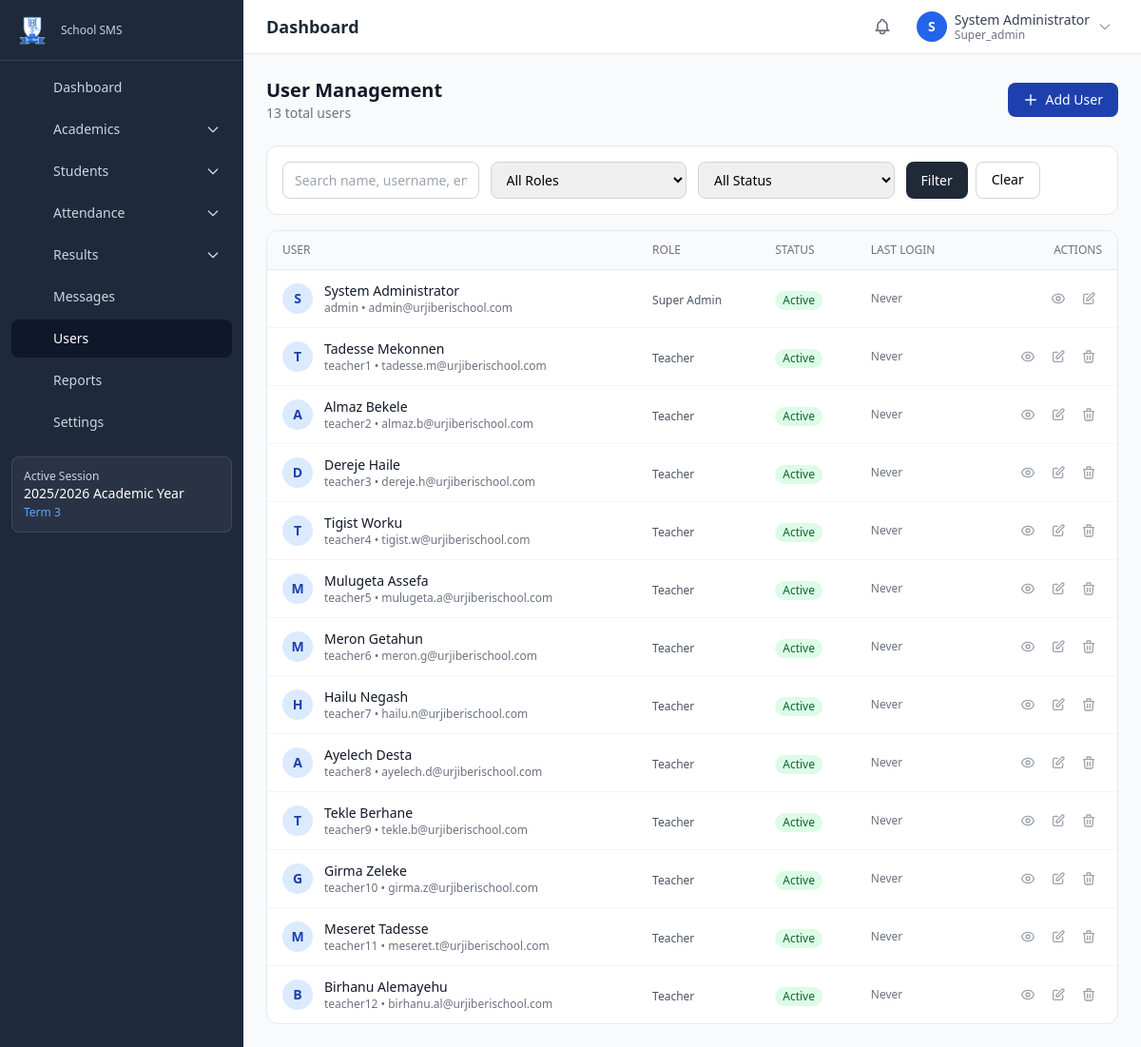
The app's page /users (signed in) with its own data.
### tables this page shows
CREATE TABLE IF NOT EXISTS `academic_sessions` (
    `id` BIGINT UNSIGNED NOT NULL AUTO_INCREMENT,
    `name` VARCHAR(100) NOT NULL,
    `slug` VARCHAR(100) NOT NULL,
    `start_date` DATE NOT NULL,
    `end_date` DATE NOT NULL,
    `is_active` TINYINT(1) NOT NULL DEFAULT 0,
    `created_at` DATETIME NOT NULL DEFAULT CURRENT_TIMESTAMP,
    `updated_at` DATETIME NOT NULL DEFAULT CURRENT_TIMESTAMP ON UPDATE CURRENT_TIMESTAMP,
    PRIMARY KEY (`id`),
    UNIQUE KEY `uk_sessions_slug` (`slug`),
    INDEX `idx_sessions_active` (`is_active`)
);

CREATE TABLE IF NOT EXISTS `terms` (
    `id` BIGINT UNSIGNED NOT NULL AUTO_INCREMENT,
    `session_id` BIGINT UNSIGNED NOT NULL,
    `name` VARCHAR(100) NOT NULL,
    `slug` VARCHAR(100) NOT NULL,
    `start_date` DATE NOT NULL,
    `end_date` DATE NOT NULL,
    `is_active` TINYINT(1) NOT NULL DEFAULT 0,
    `sort_order` INT UNSIGNED NOT NULL DEFAULT 0,
    `created_at` DATETIME NOT NULL DEFAULT CURRENT_TIMESTAMP,
    `updated_at` DATETIME NOT NULL DEFAULT CURRENT_TIMESTAMP ON UPDATE CURRENT_TIMESTAMP,
    PRIMARY KEY (`id`),
    UNIQUE KEY `uk_terms_session_slug` (`session_id`, `slug`),
    INDEX `idx_terms_active` (`is_active`),
    CONSTRAINT `fk_terms_session` FOREIGN KEY (`session_id`) REFERENCES `academic_sessions`(`id`) ON DELETE CASCADE
);

CREATE TABLE IF NOT EXISTS `users` (
    `id` BIGINT UNSIGNED NOT NULL AUTO_INCREMENT,
    `username` VARCHAR(100) NOT NULL,
    `email` VARCHAR(255) NOT NULL,
    `password_hash` VARCHAR(255) NOT NULL,
    `full_name` VARCHAR(200) NOT NULL,
    `first_name` VARCHAR(100) DEFAULT NULL,
    `last_name` VARCHAR(100) DEFAULT NULL,
    `phone` VARCHAR(20) DEFAULT NULL,
    `avatar` VARCHAR(255) DEFAULT NULL,
    `gender` ENUM('male','female','other') DEFAULT NULL,
    `date_of_birth` DATE DEFAULT NULL,
    `address` TEXT DEFAULT NULL,
    `is_active` TINYINT(1) NOT NULL DEFAULT 1,
    `force_password_change` TINYINT(1) NOT NULL DEFAULT 0,
    `status` ENUM('active','inactive','suspended') NOT NULL DEFAULT 'active',
    `email_verified_at` DATETIME DEFAULT NULL,
    `last_login_at` DATETIME DEFAULT NULL,
    `last_login_ip` VARCHAR(45) DEFAULT NULL,
    `password_reset_token` VARCHAR(255) DEFAULT NULL,
    `password_reset_expires` DATETIME DEFAULT NULL,
    `login_attempts` INT UNSIGNED NOT NULL DEFAULT 0,
    `locked_until` DATETIME DEFAULT NULL,
    `created_at` DATETIME NOT NULL DEFAULT CURRENT_TIMESTAMP,
    `updated_at` DATETIME NOT NULL DEFAULT CURRENT_TIMESTAMP ON UPDATE CURRENT_TIMESTAMP,
    `deleted_at` DATETIME DEFAULT NULL,
    PRIMARY KEY (`id`),
    UNIQUE KEY `uk_users_username` (`username`),
    UNIQUE KEY `uk_users_email` (`email`),
    INDEX `idx_users_status` (`status`),
    INDEX `idx_users_deleted` (`deleted_at`)
);

### modules/users/views/index.php (the view, shortened to what the rows shown need)
<?php
$page    = max(1, input_int('page') ?: 1);
$where = ["u.deleted_at IS NULL"];
$params = [];
$whereClause = implode(' AND ', $where);
$perPage = ITEMS_PER_PAGE;
$offset = ($page - 1) * $perPage;
$users = db_fetch_all(
    "SELECT u.id, u.username, u.full_name, u.email, u.phone, u.is_active, u.last_login_at, u.created_at,
            GROUP_CONCAT(r.name SEPARATOR ', ') as roles
     FROM users u
     LEFT JOIN user_roles ur ON u.id = ur.user_id
     LEFT JOIN roles r ON ur.role_id = r.id
     WHERE $whereClause
     GROUP BY u.id
     ORDER BY u.created_at DESC
     LIMIT $perPage OFFSET $offset",
    $params
);
?>
<div class="flex flex-col sm:flex-row sm:items-center sm:justify-between gap-4 mb-6">
    <div>
        <h1 class="text-xl font-bold text-gray-900">User Management</h1>
    </div>
</div>
<div class="bg-white rounded-xl border border-gray-200 overflow-hidden">
    <div class="overflow-x-auto">
        <table class="w-full table-responsive">
            <thead class="bg-gray-50 border-b">
                <tr>
                    <th class="px-4 py-3 text-left text-xs font-medium text-gray-500 uppercase">User</th>
                    <th class="px-4 py-3 text-left text-xs font-medium text-gray-500 uppercase">Role</th>
                    <th class="px-4 py-3 text-left text-xs font-medium text-gray-500 uppercase">Status</th>
                    <th class="px-4 py-3 text-left text-xs font-medium text-gray-500 uppercase">Last Login</th>
                    <th class="px-4 py-3 text-right text-xs font-medium text-gray-500 uppercase">Actions</th>
                </tr>
            </thead>
            <tbody class="divide-y divide-gray-100">
                <?php foreach ($users as $u): ?>
                    <tr class="hover:bg-gray-50">
                        <td data-label="User" class="px-4 py-3">
                            <div class="flex items-center gap-3">
                                <div class="w-8 h-8 bg-primary-100 rounded-full flex items-center justify-center text-primary-800 text-sm font-bold flex-shrink-0">
                                    <?= e(strtoupper(substr($u['full_name'], 0, 1))) ?>
                                </div>
                                <div>
                                    <p class="text-sm font-medium text-gray-900"><?= e($u['full_name']) ?></p>
                                    <p class="text-xs text-gray-500"><?= e($u['username']) ?> &bull; <?= e($u['email']) ?></p>
                                </div>
                            </div>
                        </td>
                        <td data-label="Role" class="px-4 py-3">
                            <span class="text-xs font-medium text-gray-600"><?= e($u['roles'] ?: 'No role') ?></span>
                        </td>
                        <td data-label="Status" class="px-4 py-3">
                            <?php if ($u['is_active']): ?>
                                <span class="inline-flex items-center px-2 py-0.5 rounded-full text-xs font-medium bg-green-100 text-green-800">Active</span>
                            <?php else: ?>
                                <span class="inline-flex items-center px-2 py-0.5 rounded-full text-xs font-medium bg-red-100 text-red-800">Inactive</span>
                            <?php endif; ?>
                        </td>
                        <td data-label="Last Login" class="px-4 py-3 text-xs text-gray-500">
                            <?= $u['last_login_at'] ? time_ago($u['last_login_at']) : 'Never' ?>
                        </td>
                        <td data-label="Actions" class="px-4 py-3 text-right">
                            <div class="flex items-center justify-end gap-1">
                                <a href="<?= url('users', 'view', $u['id']) ?>" title="View" class="p-1.5 text-gray-400 hover:text-primary-600 rounded">
                                </a>
                                <?php if (auth_has_permission('users.edit')): ?>
                                    <a href="<?= url('users', 'edit', $u['id']) ?>" title="Edit" class="p-1.5 text-gray-400 hover:text-yellow-600 rounded">
                                        <svg class="w-4 h-4" fill="none" stroke="currentColor" viewBox="0 0 24 24"><path stroke-linecap="round" stroke-linejoin="round" stroke-width="2" d="M11 5H6a2 2 0 00-2 2v11a2 2 0 002 2h11a2 2 0 002-2v-5m-1.414-9.414a2 2 0 112.828 2.828L11.828 15H9v-2.828l8.586-8.586z"/></svg>
                                    </a>
                                <?php endif; ?>
                                <?php if (auth_has_permission('users.delete') && $u['id'] != auth_user()['id']): ?>
                                    <form method="POST" action="<?= url('users', 'delete', $u['id']) ?>" class="inline" onsubmit="return confirmDelete('Delete this user?')">
                                        <button type="submit" title="Delete" class="p-1.5 text-gray-400 hover:text-red-600 rounded">
                                            <svg class="w-4 h-4" fill="none" stroke="currentColor" viewBox="0 0 24 24"><path stroke-linecap="round" stroke-linejoin="round" stroke-width="2" d="M19 7l-.867 12.142A2 2 0 0116.138 21H7.862a2 2 0 01-1.995-1.858L5 7m5 4v6m4-6v6m1-10V4a1 1 0 00-1-1h-4a1 1 0 00-1 1v3M4 7h16"/></svg>
                                        </button>
                                    </form>
                                <?php endif; ?>
                            </div>
                        </td>
                    </tr>
                <?php endforeach; ?>
            </tbody>
        </table>
    </div>
</div>
<?php
require APP_ROOT . '/templates/layout.php';

### templates/partials/sidebar.php (shortened to what the rows shown need)
<aside id="sidebar" class="fixed inset-y-0 left-0 z-40 w-64 bg-sidebar-bg sidebar-transition transform -translate-x-full lg:translate-x-0 overflow-y-auto no-print">
    <?php $activeSession = get_active_session(); ?>
    <?php if ($activeSession): ?>
    <div class="mx-3 mb-4 p-3 rounded-lg bg-white/5 border border-white/10">
        <p class="text-xs text-sidebar-text">Active Session</p>
        <p class="text-sm text-white font-medium"><?= e($activeSession['name']) ?></p>
        <?php $activeTerm = get_active_term(); if ($activeTerm): ?>
        <p class="text-xs text-primary-400 mt-0.5"><?= e($activeTerm['name']) ?></p>
        <?php endif; ?>
    </div>
    <?php endif; ?>
</aside>

### templates/partials/header.php (shortened to what the rows shown need)
<?php
$user = auth_user();
?>
<header class="sticky top-0 z-20 bg-white border-b border-gray-200 no-print">
    <div class="flex items-center justify-between h-14 px-4 md:px-6">
        <div class="flex items-center gap-3">
            <h2 class="text-lg font-semibold text-gray-800 hidden sm:block"><?= e($page_title ?? 'Dashboard') ?></h2>
        </div>
        <div class="flex items-center gap-2 md:gap-3">
            <a href="<?= url('/communication/notifications') ?>" class="relative p-2 rounded-lg text-gray-500 hover:bg-gray-100" title="Notifications">
            </a>
            <div class="relative" id="profile-dropdown">
                <button onclick="toggleProfileMenu()" class="flex items-center gap-2 p-1.5 rounded-lg hover:bg-gray-100 transition-colors">
                    <div class="w-8 h-8 rounded-full bg-primary-600 flex items-center justify-center flex-shrink-0">
                        <?php if ($user['avatar']): ?>
                            <img src="<?= url('/uploads/' . e($user['avatar'])) ?>" alt="" class="w-8 h-8 rounded-full object-cover">
                        <?php else: ?>
                            <span class="text-white text-sm font-semibold"><?= strtoupper(substr($user['name'], 0, 1)) ?></span>
                        <?php endif; ?>
                    </div>
                    <div class="hidden md:block text-left">
                        <p class="text-sm font-medium text-gray-700 leading-tight"><?= e($user['name']) ?></p>
                        <p class="text-xs text-gray-500 leading-tight"><?= e(ucfirst($user['roles'][0] ?? 'User')) ?></p>
                    </div>
                    <svg class="w-4 h-4 text-gray-400 hidden md:block" fill="none" stroke="currentColor" viewBox="0 0 24 24"><path stroke-linecap="round" stroke-linejoin="round" stroke-width="2" d="M19 9l-7 7-7-7"/></svg>
                </button>
            </div>
        </div>
    </div>
</header>

### records on screen
academic_sessions: name "2025/2026 Academic Year"
terms: name "Term 3"
users: full_name "S", full_name "System Administrator", username "admin", email "admin@urjiberischool.com", roles "Super Admin", is_active "Active", shows "Never"
users: full_name "T", full_name "Tadesse Mekonnen", username "teacher1", email "tadesse.m@urjiberischool.com", roles "Teacher", is_active "Active", shows "Never"
users: full_name "A", full_name "Almaz Bekele", username "teacher2", email "almaz.b@urjiberischool.com", roles "Teacher", is_active "Active", shows "Never"
users: full_name "D", full_name "Dereje Haile", username "teacher3", email "dereje.h@urjiberischool.com", roles "Teacher", is_active "Active", shows "Never"
users: full_name "T", full_name "Tigist Worku", username "teacher4", email "tigist.w@urjiberischool.com", roles "Teacher", is_active "Active", shows "Never"
users: full_name "M", full_name "Mulugeta Assefa", username "teacher5", email "mulugeta.a@urjiberischool.com", roles "Teacher", is_active "Active", shows "Never"
users: full_name "M", full_name "Meron Getahun", username "teacher6", email "meron.g@urjiberischool.com", roles "Teacher", is_active "Active", shows "Never"
users: full_name "H", full_name "Hailu Negash", username "teacher7", email "hailu.n@urjiberischool.com", roles "Teacher", is_active "Active", shows "Never"
users: full_name "A", full_name "Ayelech Desta", username "teacher8", email "ayelech.d@urjiberischool.com", roles "Teacher", is_active "Active", shows "Never"
users: full_name "T", full_name "Tekle Berhane", username "teacher9", email "tekle.b@urjiberischool.com", roles "Teacher", is_active "Active", shows "Never"
users: full_name "G", full_name "Girma Zeleke", username "teacher10", email "girma.z@urjiberischool.com", roles "Teacher", is_active "Active", shows "Never"
users: full_name "M", full_name "Meseret Tadesse", username "teacher11", email "meseret.t@urjiberischool.com", roles "Teacher", is_active "Active", shows "Never"
users: full_name "B", full_name "Birhanu Alemayehu", username "teacher12", email "birhanu.al@urjiberischool.com", roles "Teacher", is_active "Active", shows "Never"

### other values on screen
$item['label'] "Dashboard"
$item['label'] "Academics"
$item['label'] "Students"
$item['label'] "Attendance"
$item['label'] "Results"
$item['label'] "Messages"
$item['label'] "Users"
$item['label'] "Reports"
$item['label'] "Settings"
$page_title "Dashboard"
$user['roles'][0] "Super_admin"
$totalUsers "13"
